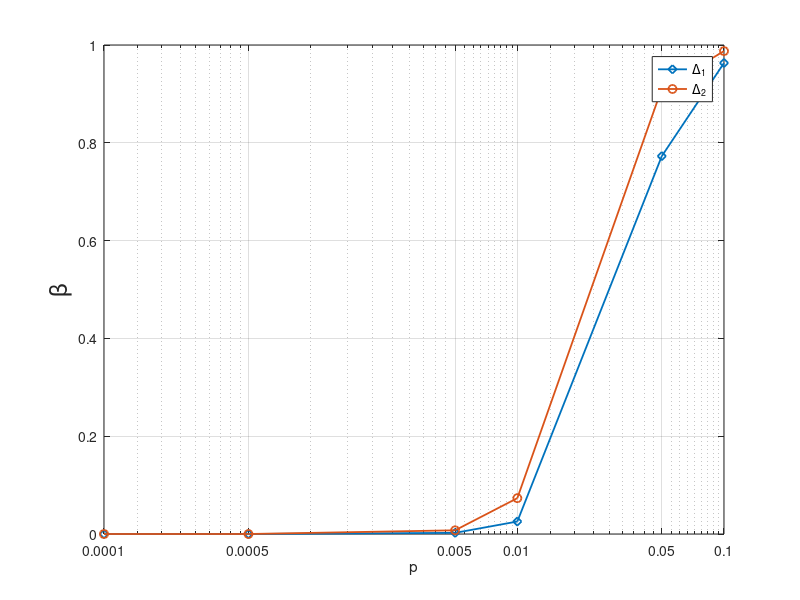
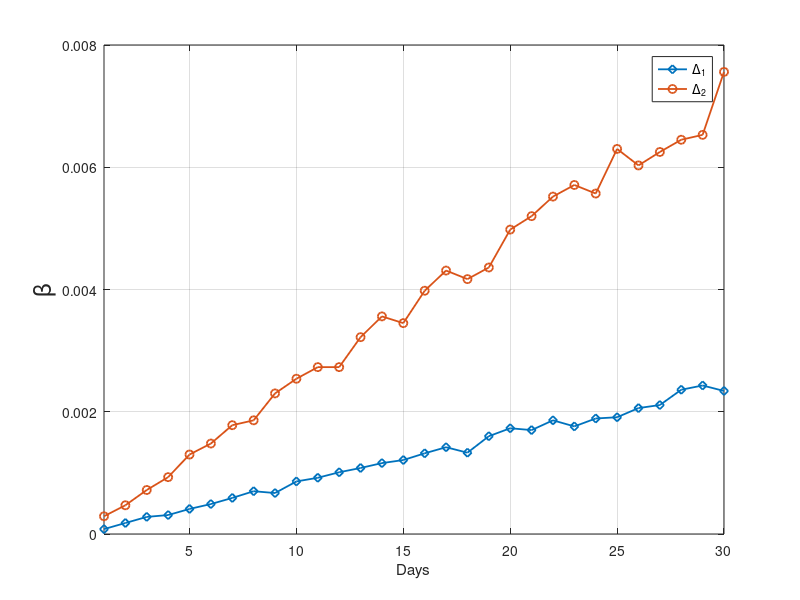

Source code (MATLAB) for these figures, in order:
%% Performance
%M = [2:20];
%M = [1:20];
M = [0.0001	0.0005	0.005	0.01	0.05	0.1];
M2 = 1:30;

Pdelta1 = [0	0	0.00234	0.02554	0.77271	0.96322];
Pdelta2 = [0	0	0.00756	0.07331	0.91087	0.98758];


i = i+1;
figure(i)
%plot(M,case_1,'-d')
%hold on
%plot(M,case_2,'-s')
%hold on
%plot(M,case_3,'-^')
%hold on

semilogx(M,Pdelta1,'-d','LineWidth',1.3)
hold on
semilogx(M,Pdelta2,'-o','LineWidth',1.3)
hold on

%plot(M,m5k5_sim,'-x')
%hold on
%plot(M,m5k5_ana,'-<')
%hold on

xlim([0.0001,0.1]);

xlabel('p')
ylabel('\beta', 'FontSize', 18)

xticklabels({'0.0001',	'0.0005',	'0.005',	'0.01',	'0.05',	'0.1'});

set(gca, 'XTick', M);

%legend('\lambda_i=0.1\lambda_1','\lambda_i=0.5\lambda_1','\lambda_i=0.9\lambda_1')
legend('\Delta_1','\Delta_2')
hold off;
grid on

figure(i+1)

Pdelta1 = [0.00008	0.00018	0.00028	0.00031	0.00041	0.00049	0.00059	0.0007	0.00067	0.00086	0.00092	0.00101	0.00108	0.00116	0.00121	0.00132	0.00142	0.00133	0.0016	0.00173	0.0017	0.00186	0.00176	0.00189	0.00191	0.00206	0.00211	0.00236	0.00243	0.00234];
Pdelta2 = [0.00029	0.00047	0.00072	0.00093	0.0013	0.00148	0.00178	0.00186	0.0023	0.00254	0.00273	0.00273	0.00322	0.00356	0.00345	0.00398	0.00431	0.00417	0.00436	0.00498	0.0052	0.00552	0.00571	0.00557	0.0063	0.00603	0.00625	0.00645	0.00653	0.00756];

plot(M2,Pdelta1,'-d','LineWidth',1.3)
hold on
plot(M2,Pdelta2,'-o','LineWidth',1.3)
hold on


xlim([1,30]);

xlabel('Days')
ylabel('\beta', 'FontSize', 18)


%legend('\lambda_i=0.1\lambda_1','\lambda_i=0.5\lambda_1','\lambda_i=0.9\lambda_1')
legend('\Delta_1','\Delta_2')
hold off;
grid on


